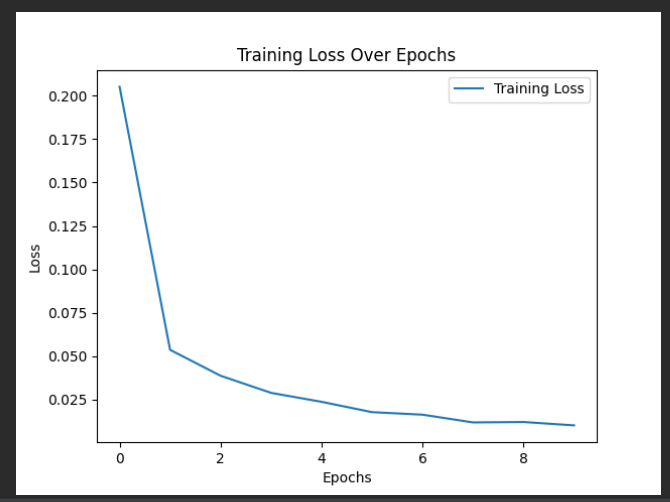

The Python source for this figure:
import numpy as np
import matplotlib.pyplot as plt
from tensorflow.keras.datasets import mnist
from tensorflow.keras.models import Sequential
from tensorflow.keras.layers import Conv2D, MaxPooling2D, Flatten, Dense
from tensorflow.keras.utils import to_categorical

# Load and preprocess the MNIST dataset
(train_images, train_labels), (test_images, test_labels) = mnist.load_data()
train_images = train_images.reshape((60000, 28, 28, 1)).astype('float32') / 255
test_images = test_images.reshape((10000, 28, 28, 1)).astype('float32') / 255

train_labels = to_categorical(train_labels)
test_labels = to_categorical(test_labels)

# Define and compile the CNN model
model = Sequential()
model.add(Conv2D(32, (3, 3), activation='relu', input_shape=(28, 28, 1)))
model.add(MaxPooling2D((2, 2)))
model.add(Conv2D(64, (3, 3), activation='relu'))
model.add(MaxPooling2D((2, 2)))
model.add(Conv2D(64, (3, 3), activation='relu'))
model.add(Flatten())
model.add(Dense(64, activation='relu'))
model.add(Dense(10, activation='softmax'))

model.compile(optimizer='adam',
              loss='categorical_crossentropy',
              metrics=['accuracy'])

# Train the model for 10 epochs
history = model.fit(train_images, train_labels, epochs=10, batch_size=64, validation_split=0.2)

# Plot the training loss over epochs
plt.plot(history.history['loss'], label='Training Loss')
plt.xlabel('Epochs')
plt.ylabel('Loss')
plt.title('Training Loss Over Epochs')
plt.legend()
plt.show()

# Evaluate the model on the test set
test_loss, test_accuracy = model.evaluate(test_images, test_labels)

# Print the test accuracy
print(f'Test Accuracy: {test_accuracy}')
